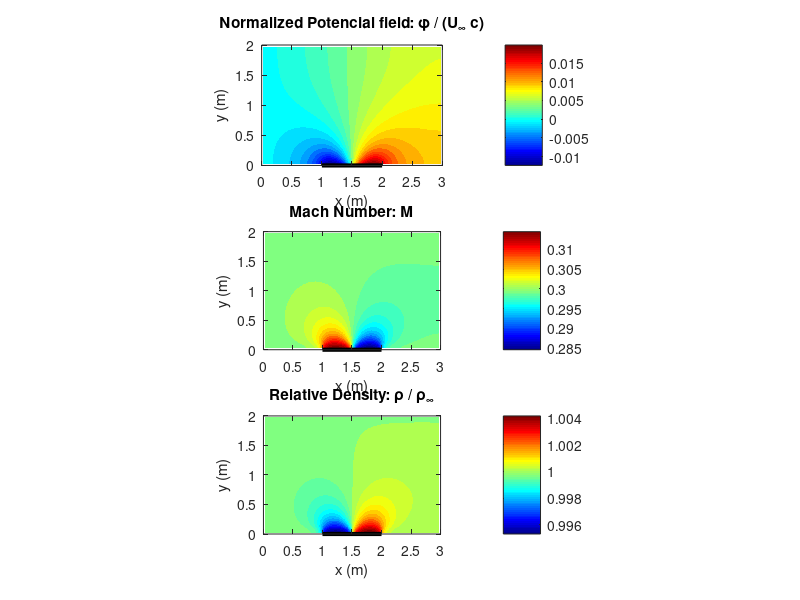

This figure's MATLAB source:
% data

T_inf = 288;
p_inf = 101325;
Minf = 0.3;
c = 1;
t_2 = 0.03 * c;

R = 287;
gamma = 1.4;

U_inf = Minf* sqrt(gamma * R * T_inf);
R_inf = p_inf / (R * T_inf);

x_max = 3;
y_max = 2;
x_airfoil = 1;

Nx = 60;
Ny = 40;

%mesh

x_faces = linspace(0,x_max,Nx+1);
y_faces = linspace(0,y_max,Ny+1);

dx = x_max/Nx;
dy = y_max/Ny;

x_centers = x_faces(1:end-1) + dx/2;
y_centers = y_faces(1:end-1) + dy/2;

[X,Y] = meshgrid(x_centers,y_centers);

slope = zeros(1,Nx);

for i = 1:Nx
    x_pos = x_centers(i);

    if (x_pos >= x_airfoil) && (x_pos <= x_airfoil + c)
    
        if (x_pos <= c/2 + x_airfoil) 
            slope(i) = t_2/(c/2)
        end

        if (x_pos >= c/2 + x_airfoil)
            slope(i)= -t_2/(c/2)
        end 

    end

end


N_total = Nx * Ny;

A = spalloc(N_total, N_total, 5 * N_total);
b = zeros(N_total, 1);

%Coefficients

C_x = (1-Minf^2)/dx^2;
C_y = 1/dy^2;
C_p = -2*(C_x + C_y);

for j = 1: Ny
    for i = 1: Nx

        k = i + (j - 1)*Nx;

        a_W = C_x;
        a_E = C_x;
        a_N = C_y;
        a_S = C_y;
        a_P = C_p;
        b_val = 0;

        %Boundaries

        if i == 1

            a_P = a_P - a_W;
            a_W = 0;

        end

        if i == Nx
                a_P = a_P + a_E; 
                a_E = 0;         
        end

        if j == Ny
            a_P = a_P + a_N; 
            a_N = 0;         
        end

        if j == 1
            airfoil_flow = U_inf * slope(i);
            a_P = a_P + a_S; 
            b_val = b_val + a_S * dy * airfoil_flow; 
            a_S = 0; 
        end

        A(k, k) = a_P;
        if a_W ~= 0, A(k, k - 1) = a_W; end
        if a_E ~= 0, A(k, k + 1) = a_E; end
        if a_S ~= 0, A(k, k - Nx) = a_S; end
        if a_N ~= 0, A(k, k + Nx) = a_N; end

        b(k) = b_val;
    end

end

phi_vector = A \ b;

phi = reshape(phi_vector, [Nx, Ny])';


[v, u] = gradient(phi, dx, dy);


q_sq = (U_inf + u).^2 + v.^2;


T_ratio = 1 - ((gamma - 1) / 2) * Minf^2 * ((q_sq - U_inf^2) / U_inf^2);

T_local = T_ratio * T_inf;

rho_ratio = T_ratio .^ (1 / (gamma - 1));

M_local = sqrt(q_sq) ./ sqrt(gamma * R * T_local);

phi_norm = phi / (U_inf * c);

%Figures

subplot(3, 1, 1);
contourf(X, Y, phi_norm, 30, 'LineColor', 'none'); 
colorbar;
hold on;
plot([x_airfoil, x_airfoil+c], [0 0], 'k-', 'LineWidth', 3); 
title('Normalized Potencial field: \phi / (U_\infty c)');
xlabel('x (m)'); ylabel('y (m)');
axis equal; axis([0 x_max 0 y_max]);


subplot(3, 1, 2);
contourf(X, Y, M_local, 30, 'LineColor', 'none');
colorbar;
hold on;
plot([x_airfoil, x_airfoil+c], [0 0], 'k-', 'LineWidth', 3);
title('Mach Number: M');
xlabel('x (m)'); ylabel('y (m)');
axis equal; axis([0 x_max 0 y_max]);


subplot(3, 1, 3);
contourf(X, Y, rho_ratio, 30, 'LineColor', 'none');
colorbar;
hold on;
plot([x_airfoil, x_airfoil+c], [0 0], 'k-', 'LineWidth', 3);
title('Relative Density: \rho / \rho_\infty');
xlabel('x (m)'); ylabel('y (m)');
axis equal; axis([0 x_max 0 y_max]);

colormap('jet');
